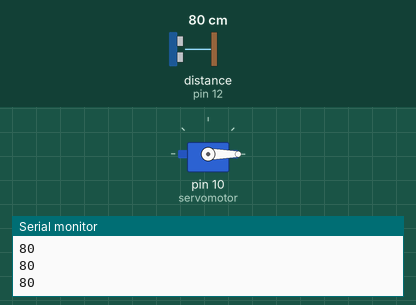
Simulated run of this sketch. Board: Arduino Uno, built with avr-gcc and run on an emulated ATmega328P. Parts: servo, the last lines printed to the serial monitor. The inputs (shaded band) are chosen by the test bench; at power-on: distance to the obstacle (sensor on pin 12) 80 cm.

Above: at 1.2 s.
1.3 s: distance to the obstacle (sensor on pin 12) set to 11 cm
2.8 s: distance to the obstacle (sensor on pin 12) set to 8 cm
At 3.1 s:
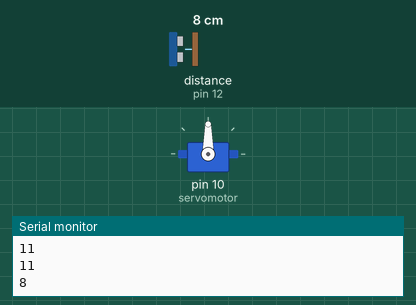
4.3 s: distance to the obstacle (sensor on pin 12) set to 18 cm
At 5.5 s:
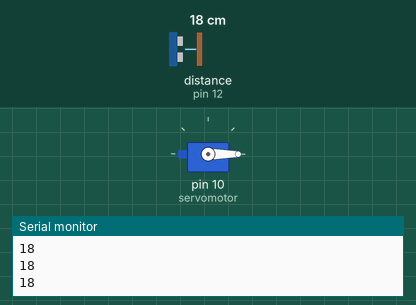
5.8 s: distance to the obstacle (sensor on pin 12) set to 2 cm
At 6.7 s:
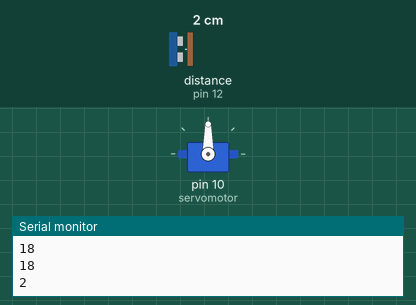
Timing chart, 0 to 8.3 s (numbered marks = the images above; inputs shaded):
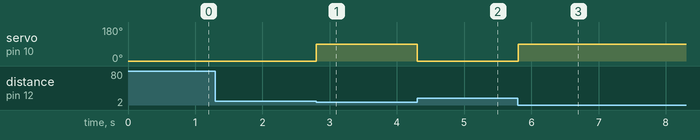

Measured:
- the behaviour switches between 10 and 9 cm on distance to the obstacle (sensor on pin 12) (found by bisection; images 0 and 1)
- after the input at 2.8 s, servo on pin 10 (servomotor): 0° → 90° at once
- after the input at 4.3 s, servo on pin 10 (servomotor): 90° → 0° at once
- after the input at 5.8 s, servo on pin 10 (servomotor): 0° → 90° at once

The sketch:

code.ino
```cpp
#include <Ultrasonic.h>
#include <Servo.h>

#define servomotor 10

Servo servo;

Ultrasonic ultrasonic(13, 12);
int leitura;

void setup() {

  Serial.begin(9600);

  servo.attach(servomotor);
}
void loop() {

 leitura = ultrasonic.read();
 Serial.println(leitura);

  if (leitura < 10) {
    servo.write(90);
    delay(1500);

  } else {
    servo.write(0);
  }
}
```
